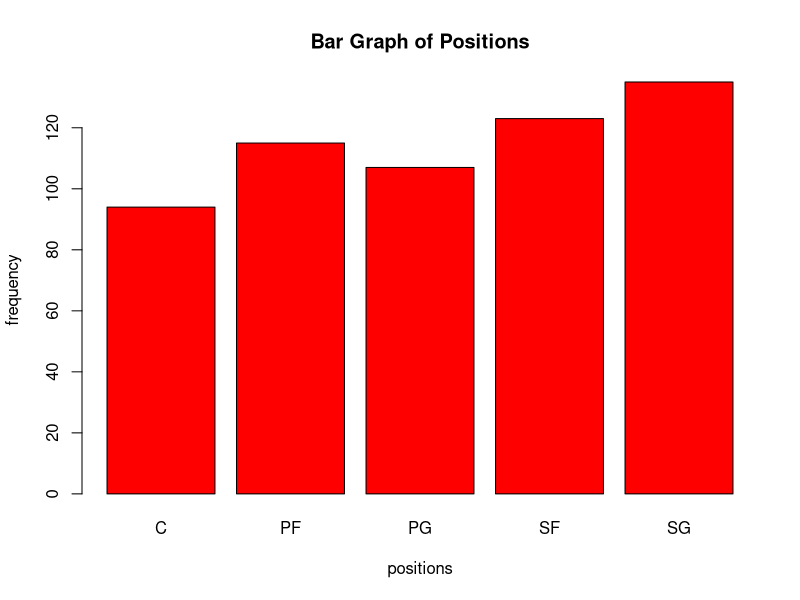
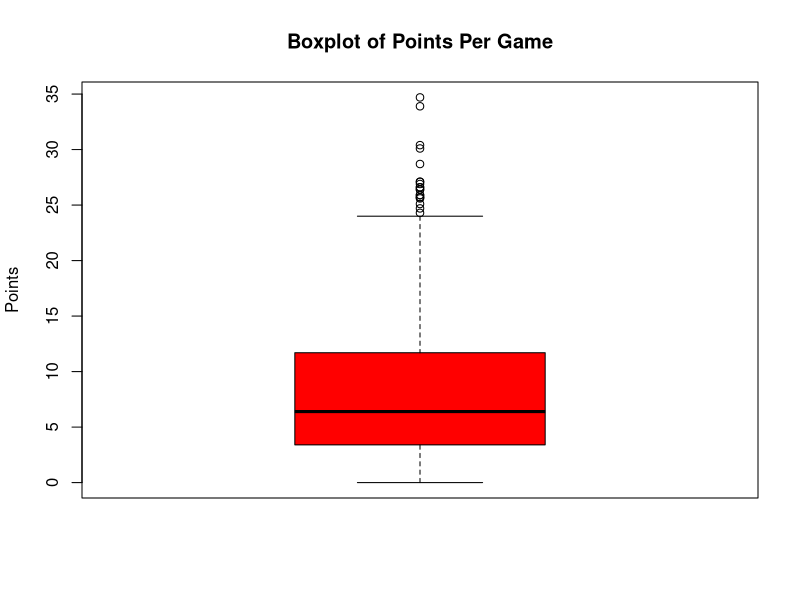
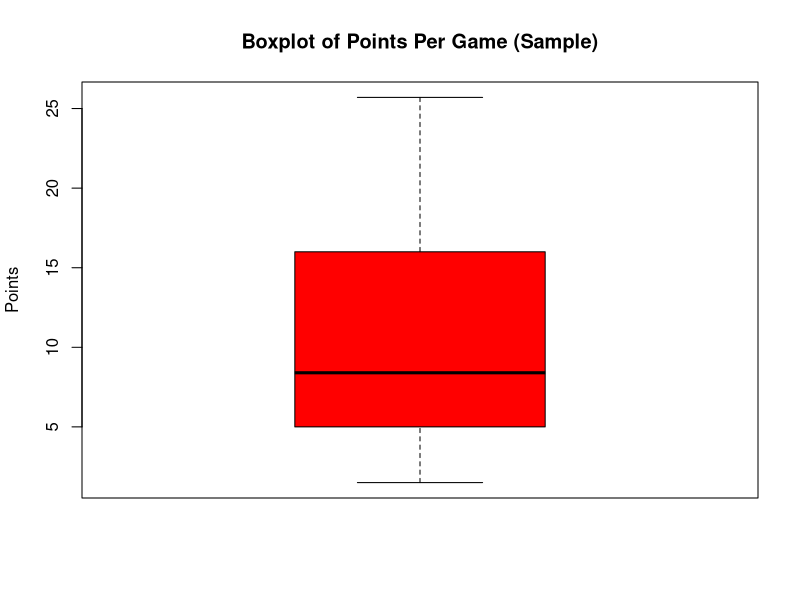
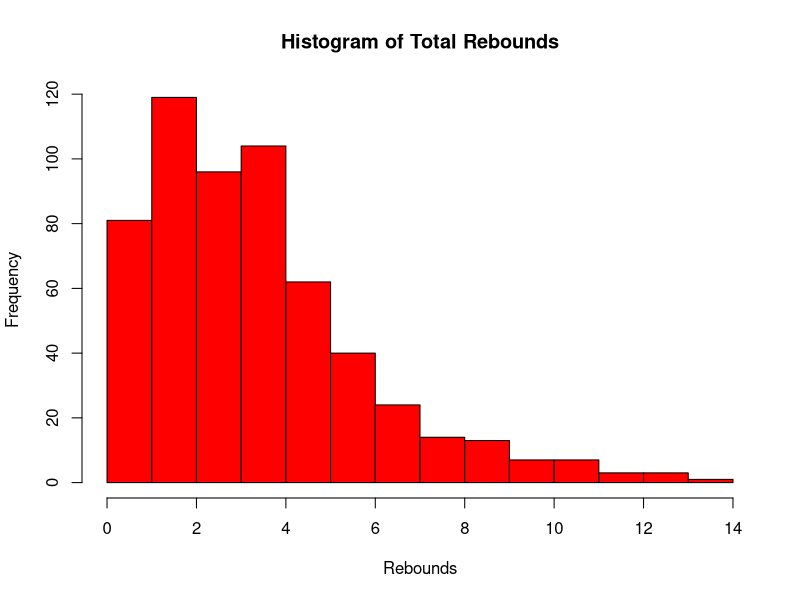
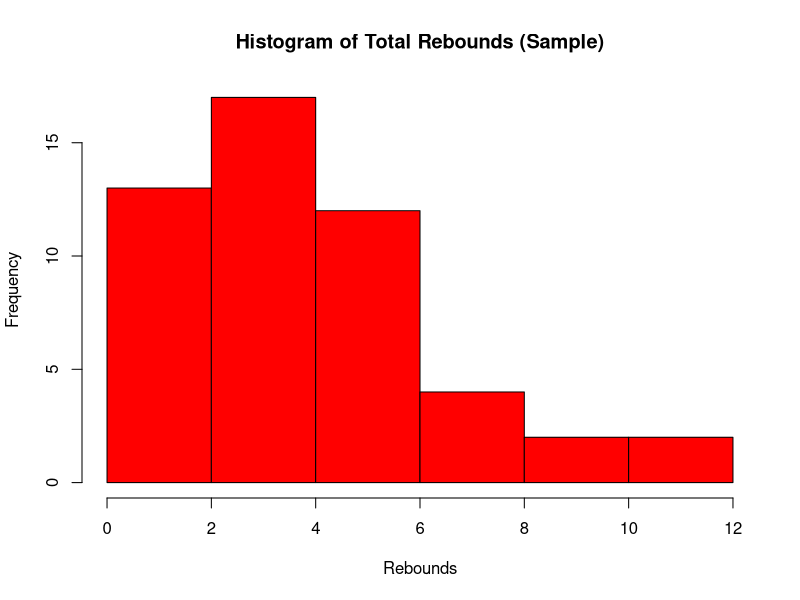

The R script that drew these images, in order:
## ---- chunk 1
# converting .csv file into a data frame
nba <- data.frame(read.csv("Activity1.csv"))

# setting the seed
set.seed(77)

# random sampling
mysample <- nba[sample(nrow(nba), 50), ]
## ---- chunk 2
# picking out the positions column
Pos = nba$Pos

# converting the column into a table
positions = table(Pos)

# printing out the table
positions
## ---- chunk 3
# This chunk is here for any calculations if needed in part (b).

# checking the type of data structure of positions
class(positions)

# converting from table to a dataframe
positions_df <- as.data.frame(positions)
positions_df

# grabbing the PG & SG values from the dataframe
pg_guards = positions_df[positions_df$Pos == "PG", "Freq"]
sg_guards = positions_df[positions_df$Pos == "SG", "Freq"]

# finding the total number of guards
total_guards = pg_guards + sg_guards
print(paste("Total Guards: ", total_guards))

# finding the total number of NBA players
total_players = sum(positions_df$Freq)
print(paste("Total Players: ", total_players))

# finding the percentage
percentage = (total_guards / total_players) * 100
print(paste("Percentage: ", percentage))

## ---- chunk 4
# creating a bar plot
barplot(positions, col="red",
        main = "Bar Graph of Positions",
        xlab = "positions", ylab = "frequency",
        border = "black")

## ---- chunk 5
# picking out the PTS data 
points_per_game = nba$PTS

# figuring out the class
class(points_per_game)

# count of values of points
cat("Number of Values of PTS: ", length(points_per_game), "\n")

# count of values of positions
cat("Number of Positions: ", length(Pos), "\n")

# calculating the mean
cat("The PTS Mean: ", mean(points_per_game), "\n")

# calculating the standard deviation 
cat("The PTS Standard Deviation: ", sd(points_per_game), "\n")

# checking the type of the sample
class(mysample)

# finding the mean from the sample
nba_pts_mean <- mean(mysample$PTS, na.rm = TRUE)

# finding the standard deviation from the sample
nba_pts_sd <- sd(mysample$PTS, na.rm = TRUE)

# printing out mean and standard deviation
cat("The Sample Mean: ", nba_pts_mean, "\n")
cat("The Sample SD: ", nba_pts_sd, "\n")

## ---- chunk 6
# storing the summaries
population_summary <- fivenum(points_per_game)
sample_summary <- fivenum(mysample$PTS)

# printing out the five number summary for the population
cat("The Five Number Summary (Population): ", population_summary, "\n")

# printing out the five number summary for the sample
cat("The Five Number Summary (Sample): ", sample_summary, "\n")

# finding the upper and lower quartile in population summary
population_lower_quartile <- population_summary[2]
population_upper_quartile <- population_summary[4]

# finding the upper and lower quartile in sample summary
sample_lower_quartile <- sample_summary[2]
sample_upper_quartile <- sample_summary[4]

# finding the interquartile range in population
population_interquartile = population_upper_quartile - population_lower_quartile
cat("Interquartile Range of Population: ", population_interquartile, "\n")

# finding the interquartile range in sample
sample_interquartile = sample_upper_quartile - sample_lower_quartile
cat("Interquartile Range of Sample: ", sample_interquartile, "\n")

## ---- chunk 7

# creating a points table
points_table <- table(points_per_game)

# creating the box plot
boxplot(points_per_game, main = "Boxplot of Points Per Game",
        ylab = "Points", col="red")

## ---- chunk 8
# retrieving the box plot statistics
box_stats <- boxplot.stats(points_per_game)

# printing out the statistics
print(box_stats)

# finding the player the lowest score
nba[nba$PTS == 24.3, ]

## ---- chunk 9
boxplot(mysample$PTS, main = "Boxplot of Points Per Game (Sample)",
        ylab = "Points", col="red")

## ---- chunk 10
# histogram of population
hist(nba$TRB, col="red", main="Histogram of Total Rebounds", xlab="Rebounds", 
    ylab="Frequency")

## ---- chunk 11
# histogram of sample
hist(mysample$TRB, col="red", main="Histogram of Total Rebounds (Sample)", xlab="Rebounds", 
    ylab="Frequency")

